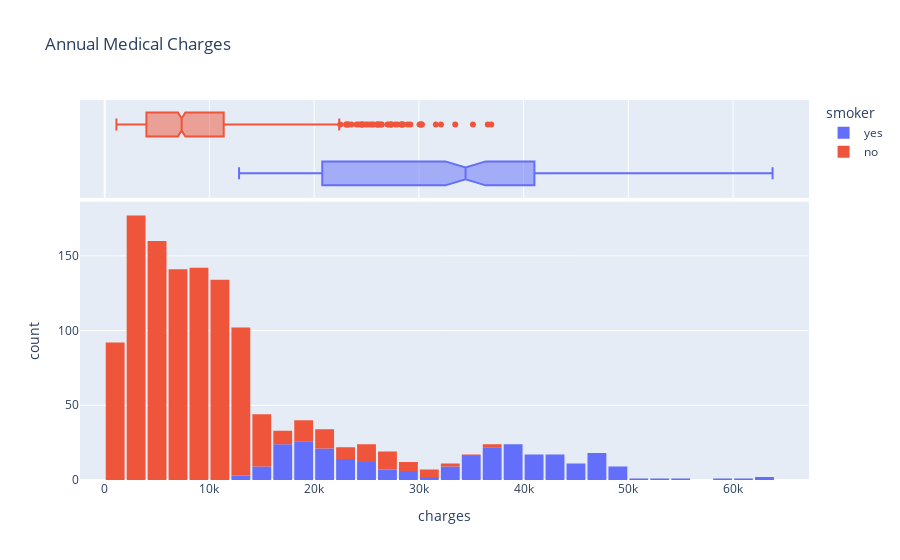

The cell this chart's notebook holds for it:
### Code cell
charges = px.histogram(medical, x='charges', marginal='box', title='Annual Medical Charges', color='smoker')
charges.update_layout(bargap=0.1)
charges.show()

### Figure 1 — Plotly figure (JSON) as saved in the notebook; plotly's stock layout.template omitted (floating-point values rounded to 4 significant figures; data arrays with more than 128 entries replaced by an {"elided": "..."} marker saying what was removed)
{"data": [{"bingroup": "x", "hovertemplate": "smoker=yes<br>charges=%{x}<br>count=%{y}<extra></extra>", "legendgroup": "yes", "marker": {"color": "#636efa", "pattern": {"shape": ""}}, "name": "yes", "orientation": "v", "showlegend": true, "type": "histogram", "x": {"elided": "274 float values"}, "xaxis": "x", "yaxis": "y"}, {"hovertemplate": "smoker=yes<br>charges=%{x}<extra></extra>", "legendgroup": "yes", "marker": {"color": "#636efa"}, "name": "yes", "notched": true, "showlegend": false, "type": "box", "x": {"elided": "274 float values"}, "xaxis": "x2", "yaxis": "y2"}, {"bingroup": "x", "hovertemplate": "smoker=no<br>charges=%{x}<br>count=%{y}<extra></extra>", "legendgroup": "no", "marker": {"color": "#EF553B", "pattern": {"shape": ""}}, "name": "no", "orientation": "v", "showlegend": true, "type": "histogram", "x": {"elided": "1064 float values"}, "xaxis": "x", "yaxis": "y"}, {"hovertemplate": "smoker=no<br>charges=%{x}<extra></extra>", "legendgroup": "no", "marker": {"color": "#EF553B"}, "name": "no", "notched": true, "showlegend": false, "type": "box", "x": {"elided": "1064 float values"}, "xaxis": "x2", "yaxis": "y2"}], "layout": {"bargap": 0.1, "barmode": "relative", "legend": {"title": {"text": "smoker"}, "tracegroupgap": 0}, "title": {"text": "Annual Medical Charges"}, "xaxis": {"anchor": "y", "domain": [0, 1], "title": {"text": "charges"}}, "xaxis2": {"anchor": "y2", "domain": [0, 1], "matches": "x", "showgrid": true, "showticklabels": false}, "yaxis": {"anchor": "x", "domain": [0, 0.7326], "title": {"text": "count"}}, "yaxis2": {"anchor": "x2", "domain": [0.7426, 1], "matches": "y2", "showgrid": false, "showline": false, "showticklabels": false, "ticks": ""}}}
